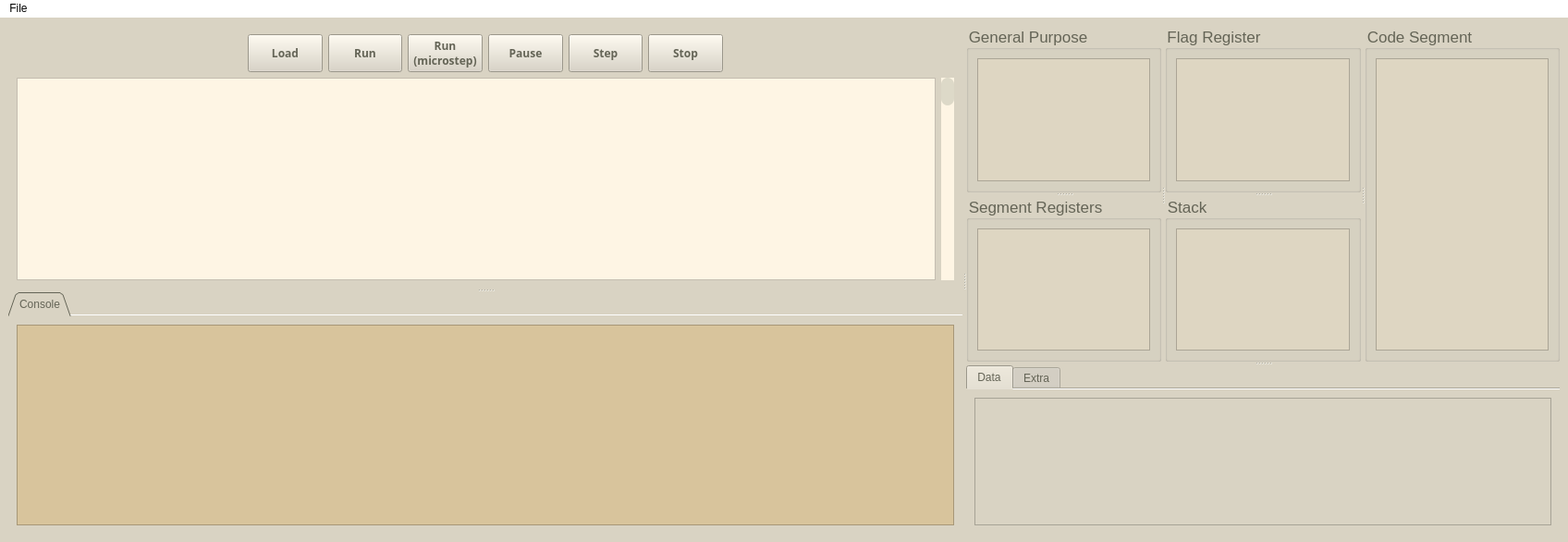
<?xml version="1.0" encoding="UTF-8"?>
<ui version="4.0">
 <class>MainWindow</class>
 <widget class="QMainWindow" name="MainWindow">
  <property name="enabled">
   <bool>true</bool>
  </property>
  <property name="geometry">
   <rect>
    <x>0</x>
    <y>0</y>
    <width>1696</width>
    <height>586</height>
   </rect>
  </property>
  <property name="sizePolicy">
   <sizepolicy hsizetype="Expanding" vsizetype="Expanding">
    <horstretch>0</horstretch>
    <verstretch>0</verstretch>
   </sizepolicy>
  </property>
  <property name="baseSize">
   <size>
    <width>1400</width>
    <height>400</height>
   </size>
  </property>
  <property name="windowTitle">
   <string>pymu86</string>
  </property>
  <property name="windowIcon">
   <iconset>
    <normaloff>logo.png</normaloff>logo.png</iconset>
  </property>
  <property name="styleSheet">
   <string notr="true">alternate-background-color: rgb(59, 59, 59);
font-family: &quot;Cascadia Code&quot;;
/*font-weight: 500;*/</string>
  </property>
  <property name="documentMode">
   <bool>false</bool>
  </property>
  <widget class="QWidget" name="mainwidget">
   <property name="styleSheet">
    <string notr="true">background-color: #d9d3c3;
color: #646456</string>
   </property>
   <layout class="QGridLayout" name="gridLayout_2">
    <item row="0" column="0">
     <widget class="QSplitter" name="mainsplitter">
      <property name="orientation">
       <enum>Qt::Horizontal</enum>
      </property>
      <widget class="QWidget" name="midwidget" native="true">
       <property name="enabled">
        <bool>true</bool>
       </property>
       <property name="sizePolicy">
        <sizepolicy hsizetype="Expanding" vsizetype="Preferred">
         <horstretch>0</horstretch>
         <verstretch>0</verstretch>
        </sizepolicy>
       </property>
       <property name="focusPolicy">
        <enum>Qt::TabFocus</enum>
       </property>
       <property name="autoFillBackground">
        <bool>false</bool>
       </property>
       <property name="styleSheet">
        <string notr="true"/>
       </property>
       <layout class="QGridLayout" name="gridLayout_5">
        <item row="0" column="0">
         <widget class="QSplitter" name="editor_cmd_split">
          <property name="orientation">
           <enum>Qt::Vertical</enum>
          </property>
          <widget class="QTabWidget" name="mainTabWidget">
           <property name="enabled">
            <bool>true</bool>
           </property>
           <property name="focusPolicy">
            <enum>Qt::NoFocus</enum>
           </property>
           <property name="acceptDrops">
            <bool>false</bool>
           </property>
           <property name="toolTipDuration">
            <number>-1</number>
           </property>
           <property name="autoFillBackground">
            <bool>false</bool>
           </property>
           <property name="styleSheet">
            <string notr="true">background-color: #d9d3c3;
alternate-background-color: rgb(45, 45, 45);</string>
           </property>
           <property name="tabPosition">
            <enum>QTabWidget::North</enum>
           </property>
           <property name="tabShape">
            <enum>QTabWidget::Triangular</enum>
           </property>
           <property name="currentIndex">
            <number>0</number>
           </property>
           <property name="elideMode">
            <enum>Qt::ElideNone</enum>
           </property>
           <property name="usesScrollButtons">
            <bool>true</bool>
           </property>
           <property name="documentMode">
            <bool>true</bool>
           </property>
           <property name="tabsClosable">
            <bool>false</bool>
           </property>
           <property name="movable">
            <bool>false</bool>
           </property>
           <property name="tabBarAutoHide">
            <bool>true</bool>
           </property>
           <widget class="QWidget" name="tabPrg">
            <property name="styleSheet">
             <string notr="true">border-top-color: rgb(81, 81, 81);</string>
            </property>
            <attribute name="icon">
             <iconset theme="document-edit">
              <normaloff>.</normaloff>.</iconset>
            </attribute>
            <attribute name="title">
             <string>Program</string>
            </attribute>
            <attribute name="toolTip">
             <string>Assembly code</string>
            </attribute>
            <layout class="QGridLayout" name="gridLayout_3">
             <item row="0" column="0">
              <layout class="QVBoxLayout" name="verticalLayout" stretch="1,12">
               <item>
                <layout class="QHBoxLayout" name="buttonsLayout">
                 <property name="leftMargin">
                  <number>250</number>
                 </property>
                 <property name="rightMargin">
                  <number>250</number>
                 </property>
                 <item>
                  <widget class="QPushButton" name="ButtonLoad">
                   <property name="sizePolicy">
                    <sizepolicy hsizetype="Expanding" vsizetype="Expanding">
                     <horstretch>0</horstretch>
                     <verstretch>0</verstretch>
                    </sizepolicy>
                   </property>
                   <property name="font">
                    <font>
                     <family>Cascadia Code</family>
                     <pointsize>9</pointsize>
                     <weight>75</weight>
                     <bold>true</bold>
                    </font>
                   </property>
                   <property name="text">
                    <string>Load</string>
                   </property>
                  </widget>
                 </item>
                 <item>
                  <widget class="QPushButton" name="ButtonRun">
                   <property name="sizePolicy">
                    <sizepolicy hsizetype="Expanding" vsizetype="Expanding">
                     <horstretch>0</horstretch>
                     <verstretch>0</verstretch>
                    </sizepolicy>
                   </property>
                   <property name="font">
                    <font>
                     <family>Cascadia Code</family>
                     <pointsize>9</pointsize>
                     <weight>75</weight>
                     <bold>true</bold>
                    </font>
                   </property>
                   <property name="text">
                    <string>Run</string>
                   </property>
                  </widget>
                 </item>
                 <item>
                  <widget class="QPushButton" name="ButtonRunStep">
                   <property name="sizePolicy">
                    <sizepolicy hsizetype="Expanding" vsizetype="Expanding">
                     <horstretch>0</horstretch>
                     <verstretch>0</verstretch>
                    </sizepolicy>
                   </property>
                   <property name="font">
                    <font>
                     <family>Cascadia Code</family>
                     <pointsize>9</pointsize>
                     <weight>75</weight>
                     <bold>true</bold>
                    </font>
                   </property>
                   <property name="text">
                    <string>Run
(microstep)</string>
                   </property>
                  </widget>
                 </item>
                 <item>
                  <widget class="QPushButton" name="ButtonPause">
                   <property name="sizePolicy">
                    <sizepolicy hsizetype="Expanding" vsizetype="Expanding">
                     <horstretch>0</horstretch>
                     <verstretch>0</verstretch>
                    </sizepolicy>
                   </property>
                   <property name="font">
                    <font>
                     <family>Cascadia Code</family>
                     <pointsize>9</pointsize>
                     <weight>75</weight>
                     <bold>true</bold>
                    </font>
                   </property>
                   <property name="text">
                    <string>Pause</string>
                   </property>
                  </widget>
                 </item>
                 <item>
                  <widget class="QPushButton" name="ButtonStep">
                   <property name="sizePolicy">
                    <sizepolicy hsizetype="Expanding" vsizetype="Expanding">
                     <horstretch>0</horstretch>
                     <verstretch>0</verstretch>
                    </sizepolicy>
                   </property>
                   <property name="font">
                    <font>
                     <family>Cascadia Code</family>
                     <pointsize>9</pointsize>
                     <weight>75</weight>
                     <bold>true</bold>
                    </font>
                   </property>
                   <property name="text">
                    <string>Step</string>
                   </property>
                  </widget>
                 </item>
                 <item>
                  <widget class="QPushButton" name="ButtonStop">
                   <property name="sizePolicy">
                    <sizepolicy hsizetype="Expanding" vsizetype="Expanding">
                     <horstretch>0</horstretch>
                     <verstretch>0</verstretch>
                    </sizepolicy>
                   </property>
                   <property name="font">
                    <font>
                     <family>Cascadia Code</family>
                     <pointsize>9</pointsize>
                     <weight>75</weight>
                     <bold>true</bold>
                    </font>
                   </property>
                   <property name="text">
                    <string>Stop</string>
                   </property>
                  </widget>
                 </item>
                </layout>
               </item>
               <item>
                <layout class="QHBoxLayout" name="horizontalLayout">
                 <item>
                  <widget class="CodeEditor" name="asmEdit">
                   <property name="sizePolicy">
                    <sizepolicy hsizetype="Expanding" vsizetype="Expanding">
                     <horstretch>0</horstretch>
                     <verstretch>0</verstretch>
                    </sizepolicy>
                   </property>
                   <property name="font">
                    <font>
                     <family>Cascadia Code</family>
                     <pointsize>10</pointsize>
                     <weight>50</weight>
                     <italic>false</italic>
                     <bold>false</bold>
                    </font>
                   </property>
                   <property name="autoFillBackground">
                    <bool>true</bool>
                   </property>
                   <property name="styleSheet">
                    <string notr="true">background-color: #fef5e4;
color: #899b97;
font-style: &quot;FiraCode NF&quot;;</string>
                   </property>
                   <property name="sizeAdjustPolicy">
                    <enum>QAbstractScrollArea::AdjustIgnored</enum>
                   </property>
                   <property name="backgroundVisible">
                    <bool>true</bool>
                   </property>
                  </widget>
                 </item>
                 <item>
                  <widget class="QScrollBar" name="sbar">
                   <property name="styleSheet">
                    <string notr="true">QScrollBar:vertical {
	border: none;
    background: #fef5e4;
    width: 14px;
    margin: 0;
	border-radius: 0px;
 }

/*  HANDLE BAR VERTICAL */
QScrollBar::handle:vertical {	
	background-color: #ddd9c8;
	min-height: 30px;
	border-radius: 7px;
}
QScrollBar::handle:vertical:hover{	
	background-color: #9a9a8c;
}
QScrollBar::handle:vertical:pressed {	
	background-color: #8d8669;
}

QScrollBar::add-line:vertical {
height: 0px;
}

QScrollBar::sub-line:vertical {
height: 0px;
}

QScrollBar::add-page:vertical, QScrollBar::sub-page:vertical {
height: 0px;
}</string>
                   </property>
                   <property name="orientation">
                    <enum>Qt::Vertical</enum>
                   </property>
                  </widget>
                 </item>
                </layout>
               </item>
              </layout>
             </item>
            </layout>
           </widget>
          </widget>
          <widget class="QTabWidget" name="buttomTabWidget">
           <property name="enabled">
            <bool>true</bool>
           </property>
           <property name="autoFillBackground">
            <bool>false</bool>
           </property>
           <property name="styleSheet">
            <string notr="true"/>
           </property>
           <property name="tabShape">
            <enum>QTabWidget::Triangular</enum>
           </property>
           <property name="documentMode">
            <bool>true</bool>
           </property>
           <property name="tabsClosable">
            <bool>false</bool>
           </property>
           <property name="tabBarAutoHide">
            <bool>false</bool>
           </property>
           <widget class="QWidget" name="tabConsole">
            <attribute name="title">
             <string>Console</string>
            </attribute>
            <layout class="QGridLayout" name="gridLayout_9">
             <item row="0" column="0">
              <widget class="QPlainTextEdit" name="txtConsole">
               <property name="font">
                <font>
                 <family>Cascadia Code</family>
                 <pointsize>10</pointsize>
                 <weight>50</weight>
                 <italic>false</italic>
                 <bold>false</bold>
                </font>
               </property>
               <property name="autoFillBackground">
                <bool>true</bool>
               </property>
               <property name="styleSheet">
                <string notr="true">background-color: #d8c49c;</string>
               </property>
               <property name="locale">
                <locale language="Chinese" country="China"/>
               </property>
               <property name="frameShape">
                <enum>QFrame::StyledPanel</enum>
               </property>
               <property name="lineWrapMode">
                <enum>QPlainTextEdit::WidgetWidth</enum>
               </property>
               <property name="cursorWidth">
                <number>2</number>
               </property>
               <property name="textInteractionFlags">
                <set>Qt::TextSelectableByKeyboard|Qt::TextSelectableByMouse</set>
               </property>
               <property name="backgroundVisible">
                <bool>true</bool>
               </property>
              </widget>
             </item>
            </layout>
           </widget>
          </widget>
         </widget>
        </item>
       </layout>
      </widget>
      <widget class="QWidget" name="rightWidget" native="true">
       <property name="sizePolicy">
        <sizepolicy hsizetype="Expanding" vsizetype="Preferred">
         <horstretch>0</horstretch>
         <verstretch>0</verstretch>
        </sizepolicy>
       </property>
       <property name="autoFillBackground">
        <bool>false</bool>
       </property>
       <property name="styleSheet">
        <string notr="true">alternate-background-color: rgb(45, 45, 45);</string>
       </property>
       <layout class="QGridLayout" name="gridLayout_4">
        <item row="0" column="1">
         <widget class="QSplitter" name="rightSplitter">
          <property name="orientation">
           <enum>Qt::Vertical</enum>
          </property>
          <widget class="QSplitter" name="reg_flag_cs_split">
           <property name="styleSheet">
            <string notr="true">background-color: #d9d3c3;
alternate-background-color: rgb(45, 45, 45);
font-size: 17px</string>
           </property>
           <property name="orientation">
            <enum>Qt::Horizontal</enum>
           </property>
           <widget class="QSplitter" name="gpr_seg_split">
            <property name="styleSheet">
             <string notr="true"/>
            </property>
            <property name="orientation">
             <enum>Qt::Vertical</enum>
            </property>
            <widget class="QGroupBox" name="grpGenRegs">
             <property name="autoFillBackground">
              <bool>false</bool>
             </property>
             <property name="styleSheet">
              <string notr="true"/>
             </property>
             <property name="title">
              <string>General Purpose</string>
             </property>
             <layout class="QVBoxLayout" name="verticalLayout_14">
              <item>
               <widget class="QTreeView" name="treeGenericRegs">
                <property name="autoFillBackground">
                 <bool>true</bool>
                </property>
                <property name="styleSheet">
                 <string notr="true">background-color: #ded6c2;</string>
                </property>
                <property name="midLineWidth">
                 <number>0</number>
                </property>
                <property name="sizeAdjustPolicy">
                 <enum>QAbstractScrollArea::AdjustIgnored</enum>
                </property>
                <property name="alternatingRowColors">
                 <bool>false</bool>
                </property>
                <attribute name="headerVisible">
                 <bool>false</bool>
                </attribute>
               </widget>
              </item>
             </layout>
            </widget>
            <widget class="QGroupBox" name="grpSpecRegs">
             <property name="autoFillBackground">
              <bool>false</bool>
             </property>
             <property name="styleSheet">
              <string notr="true"/>
             </property>
             <property name="title">
              <string>Segment Registers</string>
             </property>
             <layout class="QVBoxLayout" name="verticalLayout_15">
              <item>
               <widget class="QTreeView" name="treeSpecificRegs">
                <property name="autoFillBackground">
                 <bool>true</bool>
                </property>
                <property name="styleSheet">
                 <string notr="true">background-color: #ded6c2;</string>
                </property>
                <property name="midLineWidth">
                 <number>0</number>
                </property>
                <property name="sizeAdjustPolicy">
                 <enum>QAbstractScrollArea::AdjustIgnored</enum>
                </property>
                <property name="alternatingRowColors">
                 <bool>false</bool>
                </property>
                <attribute name="headerVisible">
                 <bool>false</bool>
                </attribute>
               </widget>
              </item>
             </layout>
            </widget>
           </widget>
           <widget class="QSplitter" name="flag_stack_split">
            <property name="orientation">
             <enum>Qt::Vertical</enum>
            </property>
            <widget class="QGroupBox" name="grpStateRegs">
             <property name="autoFillBackground">
              <bool>false</bool>
             </property>
             <property name="styleSheet">
              <string notr="true"/>
             </property>
             <property name="title">
              <string>Flag Register</string>
             </property>
             <layout class="QVBoxLayout" name="verticalLayout_16">
              <item>
               <widget class="QTreeView" name="treeStateRegs">
                <property name="autoFillBackground">
                 <bool>true</bool>
                </property>
                <property name="styleSheet">
                 <string notr="true">background-color: #ded6c2;</string>
                </property>
                <property name="midLineWidth">
                 <number>0</number>
                </property>
                <property name="sizeAdjustPolicy">
                 <enum>QAbstractScrollArea::AdjustIgnored</enum>
                </property>
                <property name="alternatingRowColors">
                 <bool>false</bool>
                </property>
                <attribute name="headerVisible">
                 <bool>false</bool>
                </attribute>
               </widget>
              </item>
             </layout>
            </widget>
            <widget class="QGroupBox" name="grpStackSeg">
             <property name="autoFillBackground">
              <bool>false</bool>
             </property>
             <property name="styleSheet">
              <string notr="true"/>
             </property>
             <property name="title">
              <string>Stack</string>
             </property>
             <layout class="QVBoxLayout" name="verticalLayout_17">
              <item>
               <widget class="QTreeView" name="treeViewStack">
                <property name="styleSheet">
                 <string>background-color: #ded6c2;</string>
                </property>
                <property name="alternatingRowColors">
                 <bool>false</bool>
                </property>
                <property name="textElideMode">
                 <enum>Qt::ElideLeft</enum>
                </property>
                <property name="indentation">
                 <number>0</number>
                </property>
               </widget>
              </item>
             </layout>
            </widget>
           </widget>
           <widget class="QGroupBox" name="grpMemory3">
            <property name="autoFillBackground">
             <bool>false</bool>
            </property>
            <property name="styleSheet">
             <string notr="true">font-size: 17px</string>
            </property>
            <property name="title">
             <string>Code Segment</string>
            </property>
            <layout class="QGridLayout" name="gridLayout_14">
             <item row="0" column="0">
              <widget class="QTreeView" name="treeMemory">
               <property name="palette">
                <palette>
                 <active>
                  <colorrole role="WindowText">
                   <brush brushstyle="SolidPattern">
                    <color alpha="255">
                     <red>100</red>
                     <green>100</green>
                     <blue>86</blue>
                    </color>
                   </brush>
                  </colorrole>
                  <colorrole role="Button">
                   <brush brushstyle="SolidPattern">
                    <color alpha="255">
                     <red>222</red>
                     <green>214</green>
                     <blue>194</blue>
                    </color>
                   </brush>
                  </colorrole>
                  <colorrole role="Text">
                   <brush brushstyle="SolidPattern">
                    <color alpha="255">
                     <red>100</red>
                     <green>100</green>
                     <blue>86</blue>
                    </color>
                   </brush>
                  </colorrole>
                  <colorrole role="ButtonText">
                   <brush brushstyle="SolidPattern">
                    <color alpha="255">
                     <red>100</red>
                     <green>100</green>
                     <blue>86</blue>
                    </color>
                   </brush>
                  </colorrole>
                  <colorrole role="Base">
                   <brush brushstyle="SolidPattern">
                    <color alpha="255">
                     <red>222</red>
                     <green>214</green>
                     <blue>194</blue>
                    </color>
                   </brush>
                  </colorrole>
                  <colorrole role="Window">
                   <brush brushstyle="SolidPattern">
                    <color alpha="255">
                     <red>222</red>
                     <green>214</green>
                     <blue>194</blue>
                    </color>
                   </brush>
                  </colorrole>
                  <colorrole role="AlternateBase">
                   <brush brushstyle="SolidPattern">
                    <color alpha="255">
                     <red>45</red>
                     <green>45</green>
                     <blue>45</blue>
                    </color>
                   </brush>
                  </colorrole>
                  <colorrole role="PlaceholderText">
                   <brush brushstyle="NoBrush">
                    <color alpha="128">
                     <red>100</red>
                     <green>100</green>
                     <blue>86</blue>
                    </color>
                   </brush>
                  </colorrole>
                 </active>
                 <inactive>
                  <colorrole role="WindowText">
                   <brush brushstyle="SolidPattern">
                    <color alpha="255">
                     <red>100</red>
                     <green>100</green>
                     <blue>86</blue>
                    </color>
                   </brush>
                  </colorrole>
                  <colorrole role="Button">
                   <brush brushstyle="SolidPattern">
                    <color alpha="255">
                     <red>222</red>
                     <green>214</green>
                     <blue>194</blue>
                    </color>
                   </brush>
                  </colorrole>
                  <colorrole role="Text">
                   <brush brushstyle="SolidPattern">
                    <color alpha="255">
                     <red>100</red>
                     <green>100</green>
                     <blue>86</blue>
                    </color>
                   </brush>
                  </colorrole>
                  <colorrole role="ButtonText">
                   <brush brushstyle="SolidPattern">
                    <color alpha="255">
                     <red>100</red>
                     <green>100</green>
                     <blue>86</blue>
                    </color>
                   </brush>
                  </colorrole>
                  <colorrole role="Base">
                   <brush brushstyle="SolidPattern">
                    <color alpha="255">
                     <red>222</red>
                     <green>214</green>
                     <blue>194</blue>
                    </color>
                   </brush>
                  </colorrole>
                  <colorrole role="Window">
                   <brush brushstyle="SolidPattern">
                    <color alpha="255">
                     <red>222</red>
                     <green>214</green>
                     <blue>194</blue>
                    </color>
                   </brush>
                  </colorrole>
                  <colorrole role="AlternateBase">
                   <brush brushstyle="SolidPattern">
                    <color alpha="255">
                     <red>45</red>
                     <green>45</green>
                     <blue>45</blue>
                    </color>
                   </brush>
                  </colorrole>
                  <colorrole role="PlaceholderText">
                   <brush brushstyle="NoBrush">
                    <color alpha="128">
                     <red>100</red>
                     <green>100</green>
                     <blue>86</blue>
                    </color>
                   </brush>
                  </colorrole>
                 </inactive>
                 <disabled>
                  <colorrole role="WindowText">
                   <brush brushstyle="SolidPattern">
                    <color alpha="255">
                     <red>100</red>
                     <green>100</green>
                     <blue>86</blue>
                    </color>
                   </brush>
                  </colorrole>
                  <colorrole role="Button">
                   <brush brushstyle="SolidPattern">
                    <color alpha="255">
                     <red>222</red>
                     <green>214</green>
                     <blue>194</blue>
                    </color>
                   </brush>
                  </colorrole>
                  <colorrole role="Text">
                   <brush brushstyle="SolidPattern">
                    <color alpha="255">
                     <red>100</red>
                     <green>100</green>
                     <blue>86</blue>
                    </color>
                   </brush>
                  </colorrole>
                  <colorrole role="ButtonText">
                   <brush brushstyle="SolidPattern">
                    <color alpha="255">
                     <red>100</red>
                     <green>100</green>
                     <blue>86</blue>
                    </color>
                   </brush>
                  </colorrole>
                  <colorrole role="Base">
                   <brush brushstyle="SolidPattern">
                    <color alpha="255">
                     <red>222</red>
                     <green>214</green>
                     <blue>194</blue>
                    </color>
                   </brush>
                  </colorrole>
                  <colorrole role="Window">
                   <brush brushstyle="SolidPattern">
                    <color alpha="255">
                     <red>222</red>
                     <green>214</green>
                     <blue>194</blue>
                    </color>
                   </brush>
                  </colorrole>
                  <colorrole role="AlternateBase">
                   <brush brushstyle="SolidPattern">
                    <color alpha="255">
                     <red>45</red>
                     <green>45</green>
                     <blue>45</blue>
                    </color>
                   </brush>
                  </colorrole>
                  <colorrole role="PlaceholderText">
                   <brush brushstyle="NoBrush">
                    <color alpha="128">
                     <red>100</red>
                     <green>100</green>
                     <blue>86</blue>
                    </color>
                   </brush>
                  </colorrole>
                 </disabled>
                </palette>
               </property>
               <property name="autoFillBackground">
                <bool>true</bool>
               </property>
               <property name="styleSheet">
                <string notr="true">background-color: #ded6c2;</string>
               </property>
               <property name="frameShadow">
                <enum>QFrame::Sunken</enum>
               </property>
               <property name="midLineWidth">
                <number>0</number>
               </property>
               <property name="sizeAdjustPolicy">
                <enum>QAbstractScrollArea::AdjustIgnored</enum>
               </property>
               <property name="alternatingRowColors">
                <bool>false</bool>
               </property>
               <property name="rootIsDecorated">
                <bool>false</bool>
               </property>
               <property name="headerHidden">
                <bool>true</bool>
               </property>
               <attribute name="headerVisible">
                <bool>false</bool>
               </attribute>
              </widget>
             </item>
            </layout>
           </widget>
          </widget>
          <widget class="QSplitter" name="data_stack_split">
           <property name="orientation">
            <enum>Qt::Horizontal</enum>
           </property>
           <widget class="QTabWidget" name="segmentTabWidget">
            <property name="enabled">
             <bool>true</bool>
            </property>
            <property name="autoFillBackground">
             <bool>false</bool>
            </property>
            <property name="styleSheet">
             <string notr="true"/>
            </property>
            <property name="tabShape">
             <enum>QTabWidget::Rounded</enum>
            </property>
            <property name="currentIndex">
             <number>0</number>
            </property>
            <property name="documentMode">
             <bool>true</bool>
            </property>
            <property name="tabsClosable">
             <bool>false</bool>
            </property>
            <property name="tabBarAutoHide">
             <bool>false</bool>
            </property>
            <widget class="QWidget" name="tabData">
             <attribute name="title">
              <string>Data</string>
             </attribute>
             <layout class="QGridLayout" name="gridLayout">
              <item row="0" column="0">
               <widget class="QTreeView" name="treeViewData">
                <property name="textElideMode">
                 <enum>Qt::ElideLeft</enum>
                </property>
                <property name="indentation">
                 <number>20</number>
                </property>
                <attribute name="headerStretchLastSection">
                 <bool>true</bool>
                </attribute>
               </widget>
              </item>
             </layout>
            </widget>
            <widget class="QWidget" name="tabExtra">
             <attribute name="title">
              <string>Extra</string>
             </attribute>
             <layout class="QGridLayout" name="gridLayout_8">
              <item row="0" column="0">
               <widget class="QTreeView" name="treeViewExtra"/>
              </item>
             </layout>
            </widget>
           </widget>
          </widget>
         </widget>
        </item>
       </layout>
      </widget>
     </widget>
    </item>
   </layout>
  </widget>
  <widget class="QMenuBar" name="menubar">
   <property name="geometry">
    <rect>
     <x>0</x>
     <y>0</y>
     <width>1696</width>
     <height>26</height>
    </rect>
   </property>
   <property name="styleSheet">
    <string notr="true">background-color: rgb(255, 255, 255);
font-family: 'Segoe UI';
</string>
   </property>
   <widget class="QMenu" name="menuFile">
    <property name="title">
     <string>File</string>
    </property>
    <addaction name="actionOpen"/>
    <addaction name="actionSave"/>
    <addaction name="actionNew"/>
   </widget>
   <addaction name="menuFile"/>
  </widget>
  <action name="actionNew">
   <property name="enabled">
    <bool>true</bool>
   </property>
   <property name="icon">
    <iconset theme="document-new">
     <normaloff>.</normaloff>.</iconset>
   </property>
   <property name="text">
    <string>&amp;New</string>
   </property>
   <property name="toolTip">
    <string>Create a new program</string>
   </property>
   <property name="statusTip">
    <string>Start a new program</string>
   </property>
   <property name="shortcut">
    <string>Ctrl+N</string>
   </property>
  </action>
  <action name="actionOpen">
   <property name="icon">
    <iconset theme="document-open">
     <normaloff>.</normaloff>.</iconset>
   </property>
   <property name="text">
    <string>&amp;Open</string>
   </property>
   <property name="toolTip">
    <string>Open a saved program</string>
   </property>
   <property name="statusTip">
    <string>Choose a new program to view</string>
   </property>
   <property name="shortcut">
    <string>Ctrl+O</string>
   </property>
  </action>
  <action name="actionSave">
   <property name="enabled">
    <bool>true</bool>
   </property>
   <property name="icon">
    <iconset theme="document-save">
     <normaloff>.</normaloff>.</iconset>
   </property>
   <property name="text">
    <string>&amp;Save</string>
   </property>
   <property name="toolTip">
    <string>Save current program</string>
   </property>
   <property name="statusTip">
    <string>Save current program on disk</string>
   </property>
   <property name="shortcut">
    <string>Ctrl+S</string>
   </property>
  </action>
  <action name="actionQuit">
   <property name="icon">
    <iconset theme="application-exit">
     <normaloff>.</normaloff>.</iconset>
   </property>
   <property name="text">
    <string>&amp;Quit</string>
   </property>
   <property name="statusTip">
    <string>Exit from Austro Simulator</string>
   </property>
   <property name="shortcut">
    <string>Ctrl+Q</string>
   </property>
  </action>
  <action name="actionLoad">
   <property name="icon">
    <iconset theme="media-flash">
     <normaloff>.</normaloff>.</iconset>
   </property>
   <property name="text">
    <string>&amp;Load</string>
   </property>
   <property name="toolTip">
    <string>Load program on memory</string>
   </property>
   <property name="statusTip">
    <string>Load current program on simulator's memory</string>
   </property>
   <property name="shortcut">
    <string>Ctrl+L</string>
   </property>
  </action>
  <action name="actionRun">
   <property name="enabled">
    <bool>false</bool>
   </property>
   <property name="icon">
    <iconset theme="system-run">
     <normaloff>.</normaloff>.</iconset>
   </property>
   <property name="text">
    <string>&amp;Run</string>
   </property>
   <property name="toolTip">
    <string>Run all instructions until the end</string>
   </property>
   <property name="statusTip">
    <string>Run whole program</string>
   </property>
   <property name="shortcut">
    <string>F5</string>
   </property>
  </action>
  <action name="actionStep">
   <property name="enabled">
    <bool>false</bool>
   </property>
   <property name="icon">
    <iconset theme="debug-step-over">
     <normaloff>.</normaloff>.</iconset>
   </property>
   <property name="text">
    <string>&amp;Step</string>
   </property>
   <property name="toolTip">
    <string>Step over current instruction</string>
   </property>
   <property name="statusTip">
    <string>Instruction by instruction execution</string>
   </property>
   <property name="shortcut">
    <string>F8</string>
   </property>
  </action>
  <action name="actionMicrostep ">
   <property name="enabled">
    <bool>false</bool>
   </property>
   <property name="icon">
    <iconset theme="debug-step-into">
     <normaloff>.</normaloff>.</iconset>
   </property>
   <property name="text">
    <string>&amp;Micro-step</string>
   </property>
   <property name="toolTip">
    <string>See steps until the end of instruction</string>
   </property>
   <property name="statusTip">
    <string>Show small steps to execute each instruction</string>
   </property>
   <property name="shortcut">
    <string>F9</string>
   </property>
   <property name="visible">
    <bool>false</bool>
   </property>
  </action>
  <action name="actionStop">
   <property name="enabled">
    <bool>false</bool>
   </property>
   <property name="icon">
    <iconset theme="process-stop">
     <normaloff>.</normaloff>.</iconset>
   </property>
   <property name="text">
    <string>&amp;Stop</string>
   </property>
   <property name="toolTip">
    <string>Stop the computer execution</string>
   </property>
   <property name="statusTip">
    <string>Stop program execution</string>
   </property>
   <property name="shortcut">
    <string>F10</string>
   </property>
  </action>
  <action name="actionAbout">
   <property name="icon">
    <iconset theme="help-about">
     <normaloff>.</normaloff>.</iconset>
   </property>
   <property name="text">
    <string>&amp;About</string>
   </property>
   <property name="statusTip">
    <string>About Austro Simulator</string>
   </property>
  </action>
  <action name="actionAboutQt">
   <property name="text">
    <string>About &amp;Qt</string>
   </property>
   <property name="statusTip">
    <string>About Qt</string>
   </property>
  </action>
  <action name="actionPause">
   <property name="enabled">
    <bool>false</bool>
   </property>
   <property name="icon">
    <iconset theme="process-suspend">
     <normaloff>.</normaloff>.</iconset>
   </property>
   <property name="text">
    <string>&amp;Pause</string>
   </property>
   <property name="iconText">
    <string>Pause</string>
   </property>
   <property name="toolTip">
    <string>Pause</string>
   </property>
   <property name="statusTip">
    <string/>
   </property>
   <property name="shortcut">
    <string>F11</string>
   </property>
   <property name="shortcutVisibleInContextMenu">
    <bool>false</bool>
   </property>
  </action>
  <action name="actionOpen">
   <property name="text">
    <string>Open</string>
   </property>
  </action>
  <action name="actionSave">
   <property name="text">
    <string>Save</string>
   </property>
  </action>
  <action name="actionNew">
   <property name="text">
    <string>New</string>
   </property>
  </action>
 </widget>
 <customwidgets>
  <customwidget>
   <class>CodeEditor</class>
   <extends>QPlainTextEdit</extends>
   <header>ui/codeeditor.h</header>
  </customwidget>
 </customwidgets>
 <tabstops>
  <tabstop>mainTabWidget</tabstop>
 </tabstops>
 <resources/>
 <connections>
  <connection>
   <sender>actionQuit</sender>
   <signal>triggered()</signal>
   <receiver>MainWindow</receiver>
   <slot>close()</slot>
   <hints>
    <hint type="sourcelabel">
     <x>-1</x>
     <y>-1</y>
    </hint>
    <hint type="destinationlabel">
     <x>399</x>
     <y>299</y>
    </hint>
   </hints>
  </connection>
 </connections>
</ui>
